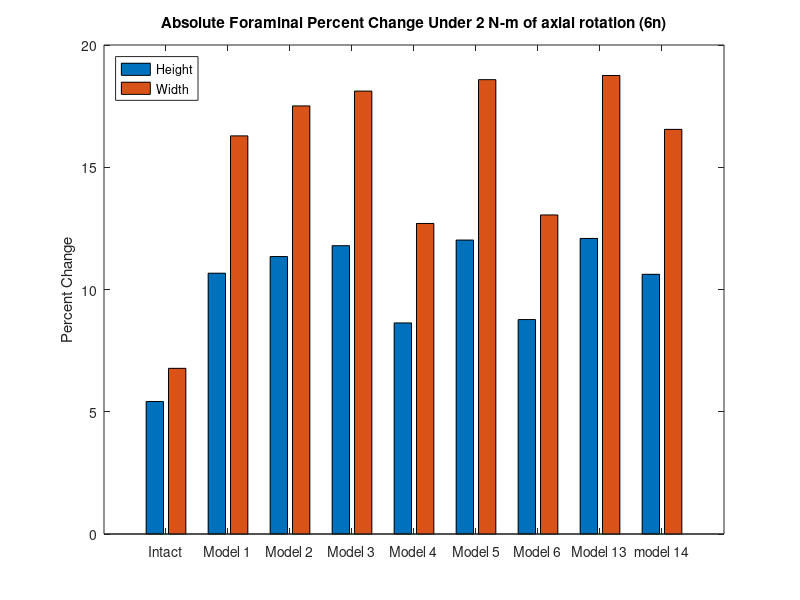
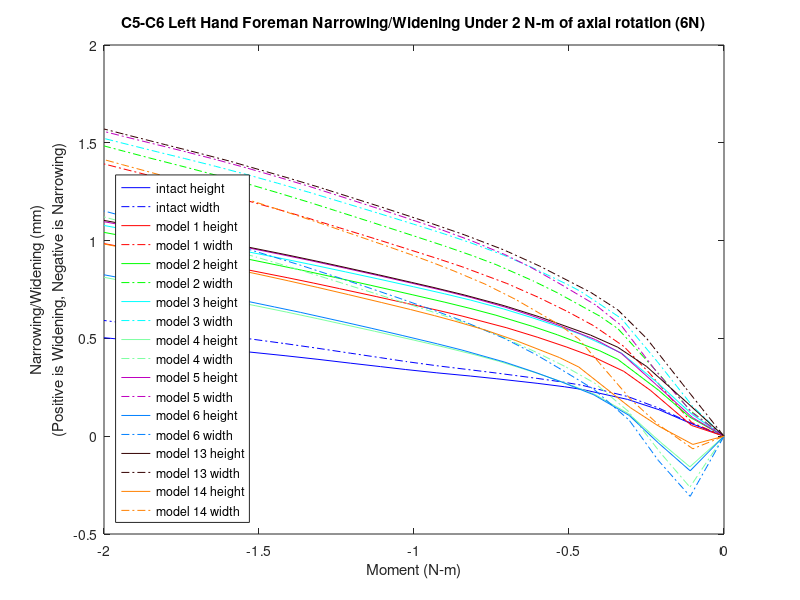

Write the MATLAB code that produced these figures, in order.
%% foreman height and witdth narrowing/widening 
% for all models for the c5-c6 left hand side foreman under axial rotation (6n)
% 36572,16215,31500,37435
k=21;
zero1=[0 0 0 0 0 0 0 0 0 0 0 0 0 0 0 0 0 0 0 0 0];

mag15y=zero1;
mag15x=zero1;
width15=zero1;
height15=zero1;

mag14y=zero1;
mag14x=zero1;
width14=zero1;
height14=zero1;

mag13y=zero1;
mag13x=zero1;
width13=zero1;
height13=zero1;

mag6y=zero1;
mag6x=zero1;
width6=zero1;
height6=zero1;

mag5y=zero1;
mag5x=zero1;
width5=zero1;
height5=zero1;

mag4y=zero1;
mag4x=zero1;
width4=zero1;
height4=zero1;

mag3y=zero1;
mag3x=zero1;
width3=zero1;
height3=zero1;


mag2y=zero1;
mag2x=zero1;
width2=zero1;
height2=zero1;

mag1y=zero1;
mag1x=zero1;
width1=zero1;
height1=zero1;
% 36572,16215,31500,37435
%% model15_intact_TLC_6n
t15=[2 2.0575 2.1047 2.15542 2.22863 2.25714 2.30144 2.3674 2.40898 2.46323 2.51338 2.55396 2.60266 2.65487 2.708 2.76753 2.82255 2.85683 2.90566 2.95411 3 ];

% 36572
aa1=12.3763+[0.111599 0.140999 0.0524205 -0.0425694 -0.202949 -0.273242 -0.382891 -0.536673 -0.629197 -0.74542 -0.852316 -0.937307 -1.0352 -1.13324 -1.22808 -1.32895 -1.41692 -1.47093 -1.54518 -1.61484 -1.67803];
aa2=446.738+[0.535552 -0.117585 -0.494837 -0.717393 -0.912496 -0.977372 -1.071 -1.19624 -1.27084 -1.36323 -1.44822 -1.51811 -1.60291 -1.69414 -1.78738 -1.88583 -1.97283 -2.02887 -2.10902 -2.18808 -2.26148];
aa3=-714.659+[-0.774879 -0.661451 -0.514847 -0.422186 -0.30752 -0.263827 -0.200176 -0.116877 -0.0702408 -0.0145725 0.0339439 0.0712372 0.112549 0.152542 0.190519 0.229486 0.262704 0.28266 0.309289 0.333625 0.355254 ];

% 16215
ab1=12.1679+[0.223784 0.205802 0.0316116 -0.137638 -0.404827 -0.517297 -0.690902 -0.932734 -1.07642 -1.2561 -1.4214 -1.55376 -1.70599 -1.85902 -2.00792 -2.16708 -2.30682 -2.39183 -2.50899 -2.61973 -2.7208];
ab2=446.385+[0.866838 -0.0721457 -0.645816 -1.00195 -1.30226 -1.39405 -1.52279 -1.69503 -1.79906 -1.92916 -2.05041 -2.15247 -2.27622 -2.41101 -2.54748 -2.69011 -2.8165 -2.89798 -3.0144 -3.12963 -3.23746];
ab3=-705.203+[-0.935817 -0.757442 -0.556239 -0.420868 -0.266816 -0.213333 -0.138003 -0.0404686 0.0139199 0.0779926 0.135382 0.180429 0.230656 0.280453 0.326845 0.374164 0.414712 0.439142 0.471311 0.500769 0.527009];

% 31500
ac1=9.70641+[0.238644 0.188477 -0.0133965 -0.203883 -0.492472 -0.611762 -0.794909 -1.04968 -1.20102 -1.39005 -1.56294 -1.70088 -1.85948 -2.01902 -2.17416 -2.33975 -2.48506 -2.5734 -2.69516 -2.81037 -2.91552];
ac2=444.062+[0.758958 -0.0918969 -0.588822 -0.887116 -1.12561 -1.19608 -1.29366 -1.42242 -1.50003 -1.5969 -1.68829 -1.76638 -1.86203 -1.96721 -2.07411 -2.18508 -2.2831 -2.3469 -2.43832 -2.52901 -2.61389 ];
ac3=-707.068+[-0.814455 -0.709836 -0.567093 -0.471858 -0.359461 -0.320396 -0.266034 -0.197015 -0.159547 -0.116383 -0.0781422 -0.0486613 -0.0163534 0.0149285 0.0431019 0.0712746 0.094989 0.10902 0.126716 0.142289 0.155741];

% 37435
ad1=16.2708+[0.132811 0.169714 0.0787775 -0.0198178 -0.191479 -0.267303 -0.38565 -0.551295 -0.650794 -0.775705 -0.890652 -0.982262 -1.08781 -1.1933 -1.29543 -1.40444 -1.49958 -1.55792 -1.63804 -1.71302 -1.78097];
ad2=449.059+[0.698641 -0.0893788 -0.572242 -0.866047 -1.13391 -1.22447 -1.35631 -1.53448 -1.64089 -1.77232 -1.89194 -1.98927 -2.10637 -2.23168 -2.35899 -2.49327 -2.61205 -2.68804 -2.79648 -2.90343 -3.00287];
ad3=-710.186+[-0.884108 -0.704103 -0.50164 -0.371526 -0.213768 -0.153904 -0.0661977 0.0495152 0.115078 0.193687 0.262507 0.315815 0.375527 0.434131 0.490263 0.548321 0.598125 0.628225 0.668847 0.706395 0.740006];

ya1=aa1-ab1;
ya2=aa2-ab2;
ya3=aa3-ab3;
xa1=ad1-ac1;
xa2=ad2-ac2;
xa3=ad3-ac3;
x15=[xa1',xa2',xa3'];
y15=[ya1',ya2',ya3'];

for n=1:k
    mag15x(n)=sqrt(x15(n,1)^2+x15(n,2)^2+x15(n,3)^2);
end
for n=1:k
    mag15y(n)=sqrt(y15(n,1)^2+y15(n,2)^2+y15(n,3)^2);
end
for n=1:k
    width15(n)=mag15x(1,1)-mag15x(1,n);
end
for n=1:k
    height15(n)=mag15y(1,1)-mag15y(1,n);
end

%% model1_slideslide_tether/S2_6n
t1=[2 2.0523 2.11876 2.16162 2.21039 2.25339 2.30021 2.35024 2.42245 2.45953 2.51292 2.56096 2.62034 2.66253 2.70471 2.78909 2.83128 2.87346 2.91038 2.9697 3];
% 36572
ae1=12.3763+[-0.296363 0.0946054 -0.0345673 -0.109882 -0.220934 -0.326342 -0.441344 -0.556319 -0.712695 -0.791075 -0.899868 -0.996496 -1.10817 -1.18288 -1.25382 -1.38849 -1.45132 -1.51296 -1.56494 -1.64396 -1.68193];
ae2=446.738+[0.797079 -0.667159 -0.954721 -1.03248 -1.11904 -1.20512 -1.30614 -1.40953 -1.55198 -1.62287 -1.72894 -1.82428 -1.94019 -2.0217 -2.10197 -2.2639 -2.34343 -2.42564 -2.49796 -2.61263 -2.67078];
ae3=-714.659+[-0.615151 -0.885874 -0.689739 -0.619126 -0.541535 -0.477694 -0.414839 -0.357342 -0.285382 -0.25204 -0.207972 -0.170783 -0.128954 -0.102038 -0.0766404 -0.030004 -0.00915904 0.0106537 0.026969 0.0510307 0.062261];

% 16215
af1=12.1679+[-0.324978 0.153048 -0.193135 -0.362425 -0.578647 -0.773552 -0.982992 -1.19194 -1.47054 -1.6073 -1.79613 -1.96492 -2.16333 -2.29828 -2.42732 -2.67327 -2.78828 -2.90106 -2.99654 -3.14477 -3.21807];
af2=446.385+[1.47688 -0.556397 -1.16949 -1.44328 -1.66469 -1.84165 -2.03167 -2.21952 -2.46625 -2.58592 -2.76213 -2.91841 -3.1067 -3.23948 -3.36995 -3.63153 -3.75883 -3.88848 -4.00187 -4.18343 -4.27605];
af3=-705.203+[-0.848839 -1.06003 -0.704077 -0.554092 -0.420348 -0.320266 -0.223436 -0.134269 -0.0257445 0.023305 0.0873614 0.141814 0.203228 0.243348 0.280723 0.348288 0.377982 0.4059 0.428679 0.463113 0.479667];

% 31500
ag1=9.70641+[-0.300144 0.140599 -0.246743 -0.437726 -0.669988 -0.87626 -1.09619 -1.31496 -1.60592 -1.74836 -1.94478 -2.11948 -2.32461 -2.46398 -2.5972 -2.85097 -2.96969 -3.08599 -3.18442 -3.33726 -3.41279];
ag2=444.066+[1.35021 -0.563525 -1.06003 -1.27271 -1.44226 -1.57932 -1.72887 -1.87701 -2.07147 -2.16588 -2.30649 -2.43176 -2.58296 -2.68997 -2.79516 -3.00693 -3.11001 -3.21556 -3.30804 -3.4561 -3.53168];
ag3=-707.086+[-0.716544 -1.03521 -0.763758 -0.653537 -0.554475 -0.480967 -0.411213 -0.348062 -0.272832 -0.239577 -0.197563 -0.162461 -0.12379 -0.0992572 -0.0769533 -0.0384104 -0.0223819 -0.00795004 0.0033035 0.019651 0.0271382];

% 37435
ah1=16.2708+[-0.32538 0.12182 -0.0180778 -0.0965312 -0.217513 -0.331977 -0.456342 -0.580111 -0.748446 -0.832748 -0.949554 -1.0534 -1.1736 -1.25395 -1.33033 -1.4753 -1.54289 -1.60912 -1.66495 -1.74962 -1.79028];
ah2=449.059+[0.940437 -0.772227 -1.17128 -1.29377 -1.42295 -1.54697 -1.68933 -1.83475 -2.03344 -2.13176 -2.27721 -2.40673 -2.56347 -2.67332 -2.7815 -2.99896 -3.10567 -3.21536 -3.3117 -3.46459 -3.5421];
ah3=-710.186+[-0.667767 -0.858809 -0.601191 -0.508153 -0.403729 -0.316289 -0.228658 -0.147131 -0.0438239 0.00452203 0.0693756 0.124503 0.187237 0.228164 0.267049 0.339452 0.372364 0.404026 0.4304 0.469817 0.488551];

xb1=ah1-ag1;
xb2=ah2-ag2;
xb3=ah3-ag3;
yb1=ae1-af1;
yb2=ae2-af2;
yb3=ae3-af3;
y1=[yb1',yb2',yb3'];
x1=[xb1',xb2',xb3'];

for n=1:k
    mag1x(n)=sqrt(x1(n,1)^2+x1(n,2)^2+x1(n,3)^2);
end
for n=1:k
    mag1y(n)=sqrt(y1(n,1)^2+y1(n,2)^2+y1(n,3)^2);
end
for n=1:k
    height1(n)=mag1y(1,1)-mag1y(1,n);
end
for n=1:k
    width1(n)=mag1x(1,1)-mag1x(1,n);
end
%% model2_SlideSlide_NoTether/S2_6n
t2=[2 2.05478 2.10546 2.17115 2.2004 2.26892 2.30837 2.36775 2.40818 2.45012 2.50186 2.56957 2.6267 2.66729 2.71729 2.76729 2.81729 2.86729 2.92666 2.96885 3 ];

% 36572
ai1=12.3763+[-0.24139 0.102818 0.0111122 -0.119477 -0.185804 -0.353145 -0.449366 -0.582563 -0.673031 -0.763531 -0.869645 -1.00638 -1.11352 -1.18529 -1.26937 -1.3499 -1.4264 -1.49996 -1.58356 -1.63949 -1.67878];
ai2=446.738+[0.905469 -0.580824 -0.891951 -1.03991 -1.09682 -1.23519 -1.32026 -1.444 -1.52395 -1.60363 -1.70492 -1.83992 -1.95169 -2.03025 -2.12617 -2.22238 -2.31731 -2.41386 -2.53014 -2.61187 -2.67188 ];
ai3=-714.659+[-0.763679 -0.890922 -0.729667 -0.607844 -0.56128 -0.460017 -0.408619 -0.343099 -0.301879 -0.262633 -0.219128 -0.166471 -0.126549 -0.100775 -0.0708295 -0.0429563 -0.0172518 0.00650232 0.0326141 0.0495232 0.0611052];

% 16215
aj1=12.1679+[-0.242242 0.159973 -0.0998171 -0.387479 -0.516832 -0.826603 -1.00246 -1.2461 -1.40599 -1.56466 -1.75016 -1.98998 -2.18235 -2.31315 -2.46748 -2.61597 -2.75681 -2.89267 -3.0479 -3.1545 -3.23105];
aj2=446.385+[1.74178 -0.41482 -1.00469 -1.47264 -1.61326 -1.90067 -2.06048 -2.28417 -2.4224 -2.5581 -2.728 -2.95008 -3.13254 -3.26125 -3.41749 -3.57362 -3.72612 -3.87924 -4.06206 -4.19207 -4.28789];
aj3=-705.203+[-1.05161 -1.07005 -0.784483 -0.532407 -0.451953 -0.291952 -0.211943 -0.109528 -0.0477877 0.0102321 0.0740675 0.15149 0.210618 0.249323 0.293462 0.334243 0.371075 0.404867 0.441643 0.466181 0.483362];

% 31500
ak1=9.70641+[-0.21745 0.147789 -0.145014 -0.466191 -0.605204 -0.933167 -1.11752 -1.3726 -1.53919 -1.70436 -1.89735 -2.1455 -2.3442 -2.47917 -2.63837 -2.79147 -2.93675 -3.0768 -3.23674 -3.34656 -3.4254];
ak2=444.066+[1.58819 -0.431584 -0.924313 -1.2933 -1.40238 -1.6257 -1.75191 -1.92902 -2.03815 -2.14499 -2.28025 -2.45854 -2.60538 -2.70929 -2.83555 -2.96207 -3.08562 -3.21019 -3.35937 -3.46552 -3.54377 ];
ak3=-707.086+[-0.881612 -1.03357 -0.821771 -0.636967 -0.577769 -0.460527 -0.403064 -0.330985 -0.288002 -0.248177 -0.205844 -0.155839 -0.118618 -0.0949561 -0.068712 -0.0452873 -0.0249984 -0.00725408 0.0109645 0.0225986 0.0304017];

% 37435
al1=16.2708+[-0.262384 0.129881 0.0308328 -0.106951 -0.179102 -0.360723 -0.464653 -0.607888 -0.705419 -0.802848 -0.916817 -1.06377 -1.17911 -1.25632 -1.34687 -1.43358 -1.51594 -1.59503 -1.68481 -1.74474 -1.78684];
al2=449.059+[1.06927 -0.670259 -1.08495 -1.30726 -1.39069 -1.58973 -1.70946 -1.88302 -1.99425 -2.10512 -2.24459 -2.42797 -2.57902 -2.68487 -2.81402 -2.94323 -3.07064 -3.19968 -3.35461 -3.46355 -3.54352];
al3=-710.186+[-0.835382 -0.871579 -0.654686 -0.493561 -0.430562 -0.291753 -0.219791 -0.126289 -0.0673008 -0.0107486 0.0530535 0.13113 0.191103 0.230346 0.276291 0.319542 0.359898 0.397778 0.440037 0.467826 0.487161];

xc1=al1-ak1;
xc2=al2-ak2;
xc3=al3-ak3;
yd1=ai1-aj1;
yd2=ai2-aj2;
yd3=ai3-aj3;
y2=[yd1',yd2',yd3'];
x2=[xc1',xc2',xc3'];

for n=1:k
    mag2x(n)=sqrt(x2(n,1)^2+x2(n,2)^2+x2(n,3)^2);
end
for n=1:k
    mag2y(n)=sqrt(y2(n,1)^2+y2(n,2)^2+y2(n,3)^2);
end
for n=1:k
    height2(n)=mag2y(1,1)-mag2y(1,n);
end
for n=1:k
    width2(n)=mag2x(1,1)-mag2x(1,n);
end

%% model3_APSlide_Tether/S2_6n
t3=[2 2.05109 2.10771 2.16551 2.23127 2.25099 2.30879 2.3556 2.40827 2.4509 2.50089 2.55838 2.61053 2.66985 2.71985 2.76985 2.81985 2.86985 2.9136 2.98392 3];
% 36572
am1=12.3763+[-0.0625365 0.124463 0.0321088 -0.092206 -0.241289 -0.289683 -0.433695 -0.543045 -0.660021 -0.753287 -0.857051 -0.975004 -1.07545 -1.18253 -1.26714 -1.34825 -1.42518 -1.49905 -1.56172 -1.65526 -1.67558];
am2=446.738+[0.664822 -0.336188 -0.82272 -1.00634 -1.14467 -1.18806 -1.31469 -1.41199 -1.51806 -1.59955 -1.69642 -1.81103 -1.91285 -2.02767 -2.12342 -2.21935 -2.31425 -2.41053 -2.49607 -2.63213 -2.66309];
am3=-714.659+[-1.00175 -0.928104 -0.739988 -0.622099 -0.520654 -0.491789 -0.413419 -0.359426 -0.305584 -0.265229 -0.222637 -0.176833 -0.139068 -0.100348 -0.0701873 -0.0420911 -0.0162555 0.00762506 0.0273501 0.055716 0.061684];
% 16215
an1=12.1679+[0.0741139 0.207428 -0.074133 -0.343735 -0.628733 -0.717512 -0.977135 -1.17377 -1.38063 -1.54227 -1.72131 -1.92465 -2.10072 -2.29153 -2.44394 -2.59049 -2.72975 -2.86371 -2.97774 -3.15269 -3.19163];
an2=446.385+[1.46322 -0.0210314 -0.889456 -1.40044 -1.72835 -1.81398 -2.05051 -2.22641 -2.41001 -2.54789 -2.70979 -2.89764 -3.06311 -3.24969 -3.40512 -3.5603 -3.71265 -3.86518 -3.99949 -4.21558 -4.26499];
an3=-705.203+[-1.33312 -1.1386 -0.800531 -0.557587 -0.384108 -0.339076 -0.218688 -0.135137 -0.0538612 0.00550263 0.0676761 0.134244 0.189586 0.246947 0.291179 0.331995 0.369025 0.402979 0.430615 0.471666 0.480513];
% 31500
ao1=9.70641+[0.100468 0.200905 -0.118855 -0.419838 -0.726243 -0.820132 -1.09272 -1.29841 -1.51436 -1.6826 -1.86887 -2.07944 -2.26142 -2.45841 -2.61565 -2.76677 -2.91041 -3.04851 -3.16598 -3.34625 -3.38635];
ao2=444.066+[1.29841 -0.0717009 -0.81871 -1.23261 -1.48959 -1.55688 -1.74331 -1.88215 -2.02714 -2.13563 -2.26413 -2.41466 -2.54748 -2.69784 -2.82339 -2.94912 -3.07262 -3.1967 -3.3063 -3.48278 -3.52316];
ao3=-707.086+[-1.14938 -1.06646 -0.827277 -0.653085 -0.527389 -0.494639 -0.407828 -0.348615 -0.292126 -0.25133 -0.209911 -0.166661 -0.131482 -0.0961272 -0.0697456 -0.0462039 -0.025707 -0.00777949 0.00614173 0.0257273 0.0297459];
% 37435
ap1=16.2708+[-0.0527419 0.152669 0.0531358 -0.0775737 -0.239276 -0.29167 -0.447322 -0.565037 -0.690992 -0.791418 -0.902909 -1.02968 -1.13785 -1.25309 -1.34423 -1.43157 -1.5144 -1.59383 -1.66119 -1.76145 -1.78323];
ap2=449.059+[0.808319 -0.376497 -1.00215 -1.2632 -1.46265 -1.52417 -1.70231 -1.83896 -1.98673 -2.10003 -2.23365 -2.38962 -2.52747 -2.68227 -2.81119 -2.94006 -3.06741 -3.19613 -3.31012 -3.49149 -3.53274];
ap3=-710.186+[-1.08969 -0.93461 -0.672618 -0.514301 -0.375767 -0.335907 -0.226644 -0.150072 -0.0728049 -0.0146959 0.0475985 0.115262 0.1717 0.230385 0.276587 0.320102 0.360628 0.39865 0.430412 0.476958 0.48693];

xe1=ap1-ao1;
xe2=ap2-ao2;
xe3=ap3-ao3;
yf1=am1-an1;
yf2=am2-an2;
yf3=am3-an3;
y3=[yf1',yf2',yf3'];
x3=[xe1',xe2',xe3'];

for n=1:k
    mag3x(n)=sqrt(x3(n,1)^2+x3(n,2)^2+x3(n,3)^2);
end
for n=1:k
    mag3y(n)=sqrt(y3(n,1)^2+y3(n,2)^2+y3(n,3)^2);
end
for n=1:k
    height3(n)=mag3y(1,1)-mag3y(1,n);
end
for n=1:k
    width3(n)=mag3x(1,1)-mag3x(1,n);
end


%% model4_APSlide_NoTether/S2_6n
t4=[2 2.05499 2.10192 2.15388 2.20807 2.25585 2.30786 2.36346 2.40295 2.45178 2.50023 2.56364 2.61714 2.65515 2.70515 2.75515 2.80515 2.85515 2.92702 2.96921 3];
% 36572
aq1=12.3763+[-0.215014 0.063136 0.050437 -0.0565736 -0.172988 -0.285857 -0.414887 -0.543493 -0.633821 -0.742709 -0.84445 -0.975051 -1.0783 -1.14782 -1.2343 -1.31748 -1.39644 -1.47135 -1.575 -1.63154 -1.67104 ];
aq2=446.738+[0.808702 -0.230541 -0.685827 -0.929955 -1.07447 -1.18659 -1.30527 -1.4241 -1.50402 -1.59872 -1.69212 -1.81819 -1.92314 -1.99702 -2.09282 -2.18929 -2.28477 -2.38015 -2.52068 -2.60258 -2.66216];
aq3=-714.659+[0.194024 -0.897045 -0.766321 -0.643902 -0.559357 -0.489916 -0.419742 -0.356587 -0.315247 -0.268146 -0.226398 -0.175743 -0.137091 -0.11199 -0.0811204 -0.0520372 -0.0252926 -0.000892802 0.0317276 0.0488624 0.0604981];
% 16215
ar1=12.1679+[-0.403375 0.108325 -0.0321938 -0.279398 -0.507041 -0.715721 -0.948958 -1.18213 -1.34081 -1.5298 -1.7062 -1.9324 -2.11499 -2.23963 -2.39658 -2.54798 -2.692 -2.82907 -3.01943 -3.12617 -3.20247];
ar2=446.385+[1.40349 0.139782 -0.63868 -1.2209 -1.58601 -1.81542 -2.037 -2.25204 -2.39053 -2.55118 -2.70808 -2.91545 -3.08664 -3.20749 -3.36406 -3.52055 -3.67455 -3.82661 -4.04797 -4.17838 -4.27361];
ar3=-705.203+[0.136572 -1.10118 -0.853906 -0.606372 -0.446457 -0.335017 -0.226435 -0.127458 -0.0653997 0.00407982 0.0653043 0.139366 0.196386 0.233956 0.279853 0.322295 0.360926 0.395961 0.442057 0.467018 0.48435];
% 31500
as1=9.70641+[-0.371109 0.101345 -0.0709931 -0.34865 -0.597679 -0.81971 -1.06464 -1.30862 -1.47394 -1.67047 -1.85382 -2.0879 -2.27645 -2.40501 -2.56683 -2.72283 -2.87126 -3.0125 -3.20848 -3.31839 -3.3969];
as2=444.066+[1.26279 0.085614 -0.594823 -1.079 -1.37387 -1.55624 -1.73228 -1.90296 -2.01258 -2.1393 -2.2638 -2.43009 -2.56778 -2.66534 -2.79185 -2.91865 -3.04354 -3.16714 -3.34782 -3.45442 -3.53233];
as3=-707.086+[0.278094 -1.02385 -0.856584 -0.68225 -0.570788 -0.490994 -0.413075 -0.343257 -0.299938 -0.252079 -0.211075 -0.162793 -0.126528 -0.103217 -0.0754551 -0.0506189 -0.0288631 -0.00999528 0.0134383 0.025437 0.0334446];
% 37435
at1=16.2708+[-0.248265 0.0828762 0.0711256 -0.0409079 -0.1654 -0.28738 -0.426662 -0.564934 -0.662303 -0.779593 -0.88896 -1.02936 -1.14057 -1.21539 -1.30854 -1.39816 -1.48324 -1.56385 -1.67527 -1.73589 -1.77824];
at2=449.059+[1.0122 -0.257566 -0.832352 -1.16345 -1.36654 -1.52411 -1.68999 -1.85638 -1.96744 -2.09896 -2.22798 -2.39958 -2.54157 -2.64116 -2.77027 -2.89991 -3.02808 -3.15585 -3.34319 -3.45234 -3.53171];
at3=-710.186+[0.112597 -0.903003 -0.714334 -0.547474 -0.430314 -0.333887 -0.235721 -0.145662 -0.0865444 -0.018761 0.0422035 0.116988 0.174822 0.212832 0.259992 0.304833 0.346589 0.385302 0.437778 0.465881 0.485268];

xg1=at1-as1;
xg2=at2-as2;
xg3=at3-as3;
yh1=aq1-ar1;
yh2=aq2-ar2;
yh3=aq3-ar3;
y4=[yh1',yh2',yh3'];
x4=[xg1',xg2',xg3'];

for n=1:k
    mag4x(n)=sqrt(x4(n,1)^2+x4(n,2)^2+x4(n,3)^2);
end
for n=1:k
    mag4y(n)=sqrt(y4(n,1)^2+y4(n,2)^2+y4(n,3)^2);
end
for n=1:k
    height4(n)=mag4y(1,1)-mag4y(1,n);
end
for n=1:k
    width4(n)=mag4x(1,1)-mag4x(1,n);
end

%% model5_LatSlide_Tether/S2_6n
t5=[2 2.05109 2.10925 2.16553 2.20718 2.26451 2.31289 2.3537 2.40703 2.45415 2.50161 2.55682 2.60896 2.66829 2.71829 2.76829 2.81829 2.86829 2.92766 2.96985 3];
% 36572
au1=12.3763+[-0.0645383 0.108635 0.0165165 -0.0985339 -0.190858 -0.329223 -0.449539 -0.546002 -0.664629 -0.767582 -0.866138 -0.979207 -1.07966 -1.18673 -1.27143 -1.35255 -1.42944 -1.50339 -1.58756 -1.64369 -1.68192];
au2=446.738+[0.630243 -0.375388 -0.847901 -1.0031 -1.09004 -1.21471 -1.31748 -1.40182 -1.5092 -1.59891 -1.69051 -1.80111 -1.90285 -2.0174 -2.11276 -2.20834 -2.30302 -2.3986 -2.51414 -2.59552 -2.65344];
au3=-714.659+[-0.996715 -0.918171 -0.73048 -0.62005 -0.554518 -0.470373 -0.405761 -0.358252 -0.303463 -0.258891 -0.218439 -0.174386 -0.136497 -0.0976649 -0.0673884 -0.039189 -0.013266 0.0107889 0.0372776 0.0543756 0.0657186];
% 16215
av1=12.1679+[0.0479822 0.181976 -0.0671111 -0.318898 -0.498183 -0.762132 -0.993409 -1.17332 -1.38873 -1.57135 -1.74467 -1.94343 -2.12305 -2.31727 -2.47176 -2.62018 -2.76104 -2.89629 -3.05098 -3.15577 -3.22891];
av2=446.385+[1.48605 0.0357029 -0.827172 -1.33332 -1.57134 -1.8273 -2.02527 -2.18053 -2.37026 -2.52399 -2.6784 -2.86114 -3.02768 -3.21526 -3.37052 -3.5255 -3.67788 -3.8295 -4.0106 -4.13926 -4.23138];
av3=-705.203+[-1.34535 -1.15791 -0.811758 -0.565276 -0.445413 -0.3096 -0.208175 -0.133506 -0.0494364 0.0170225 0.0765584 0.141085 0.197092 0.254994 0.299495 0.340516 0.377673 0.411398 0.448297 0.472661 0.489287 ];
% 31500
aw1=9.70641+[0.0756118 0.177457 -0.111372 -0.395465 -0.590343 -0.869657 -1.11166 -1.29948 -1.52427 -1.71422 -1.89442 -2.10019 -2.28576 -2.48622 -2.64559 -2.79861 -2.94391 -3.08342 -3.24281 -3.35083 -3.42617];
aw2=444.066+[1.31678 -0.0237494 -0.764148 -1.17247 -1.36021 -1.56163 -1.71721 -1.83961 -1.98945 -2.11041 -2.23284 -2.3793 -2.51282 -2.66379 -2.78895 -2.91421 -3.03746 -3.16039 -3.30779 -3.41268 -3.48784 ];
aw3=-707.086+[-1.15639 -1.07633 -0.82943 -0.65217 -0.566384 -0.467378 -0.394599 -0.341726 -0.283383 -0.237728 -0.198117 -0.156345 -0.120799 -0.0851821 -0.0586922 -0.0351248 -0.0146687 0.00297478 0.0212689 0.0327831 0.0403357];
% 37435
ax1=16.2708+[-0.0552054 0.135135 0.0358519 -0.0847653 -0.184861 -0.334794 -0.464878 -0.568747 -0.696464 -0.807344 -0.913267 -1.03473 -1.14291 -1.25812 -1.34936 -1.43672 -1.51951 -1.59903 -1.68944 -1.7496 -1.79057];
ax2=449.059+[0.768975 -0.421812 -1.03222 -1.2586 -1.38484 -1.56196 -1.70714 -1.82576 -1.97548 -2.10025 -2.22662 -2.37714 -2.51494 -2.66943 -2.79789 -2.92634 -3.05342 -3.18126 -3.33529 -3.44381 -3.52099];
ax3=-710.186+[-1.08139 -0.919825 -0.659249 -0.512042 -0.422831 -0.306778 -0.216667 -0.149365 -0.0707659 -0.00659013 0.0525428 0.117632 0.174223 0.233029 0.279348 0.322965 0.363576 0.401757 0.444435 0.472434 0.491305];

xi1=ax1-aw1;
xi2=ax2-aw2;
xi3=ax3-aw3;
yj1=au1-av1;
yj2=au2-av2;
yj3=au3-av3;
y5=[yj1',yj2',yj3'];
x5=[xi1',xi2',xi3'];

for n=1:k
    mag5x(n)=sqrt(x5(n,1)^2+x5(n,2)^2+x5(n,3)^2);
end
for n=1:k
    mag5y(n)=sqrt(y5(n,1)^2+y5(n,2)^2+y5(n,3)^2);
end
for n=1:k
    height5(n)=mag5y(1,1)-mag5y(1,n);
end
for n=1:k
    width5(n)=mag5x(1,1)-mag5x(1,n);
end


%% model6_LatSlide_NoTether/S2_6n
t6=[2 2.05457 2.10596 2.15281 2.2099 2.26199 2.30323 2.3549 2.42252 2.46212 2.51913 2.56913 2.61288 2.68319 2.72538 2.76757 2.81757 2.86757 2.92694 2.96913 3];
% 36572
ay1=12.3763+[-0.215017 0.0760493 0.0211358 -0.0734817 -0.196416 -0.321438 -0.424319 -0.546695 -0.696521 -0.782299 -0.900036 -1.00089 -1.0846 -1.21012 -1.281 -1.3492 -1.42632 -1.50034 -1.58464 -1.64081 -1.67999];
ay2=446.738+[0.808829 -0.431367 -0.83272 -0.97759 -1.09703 -1.21121 -1.30011 -1.40753 -1.54264 -1.61841 -1.73064 -1.83003 -1.91582 -2.05174 -2.13248 -2.21331 -2.30823 -2.4041 -2.51986 -2.60134 -2.66071];
ay3=-714.659+[0.193483 -0.890486 -0.739106 -0.640824 -0.550647 -0.474564 -0.418482 -0.357858 -0.289387 -0.252987 -0.20532 -0.166642 -0.135271 -0.0900421 -0.0648599 -0.0412665 -0.0153418 0.00866441 0.0351174 0.0521835 0.0637731];
% 16215
az1=12.1679+[-0.403358 0.132474 -0.0531316 -0.267548 -0.510366 -0.75045 -0.950246 -1.18078 -1.4536 -1.6063 -1.81538 -1.99519 -2.14681 -2.37729 -2.50808 -2.63496 -2.77712 -2.91365 -3.07025 -3.17716 -3.25358];
az2=446.385+[1.40391 -0.0507942 -0.78932 -1.24031 -1.58928 -1.82495 -1.99772 -2.19896 -2.43801 -2.5683 -2.758 -2.92266 -3.06358 -3.28685 -3.41831 -3.55016 -3.70282 -3.85518 -4.03679 -4.16601 -4.26068];
az3=-705.203+[0.135333 -1.11534 -0.829261 -0.609975 -0.437309 -0.313392 -0.224707 -0.128256 -0.0229312 0.0315374 0.102261 0.15973 0.206353 0.274185 0.31107 0.345766 0.382843 0.416641 0.453513 0.477992 0.495047];
% 31500
ba1=9.70641+[-0.371091 0.125416 -0.0952359 -0.337505 -0.603284 -0.857212 -1.06625 -1.30685 -1.59122 -1.74992 -1.96692 -2.15279 -2.30929 -2.547 -2.68184 -2.81258 -2.95917 -3.09991 -3.26122 -3.37136 -3.45004];
ba2=444.066+[1.26326 -0.0990679 -0.732636 -1.09897 -1.37521 -1.56141 -1.69768 -1.85688 -2.04614 -2.14913 -2.30057 -2.43281 -2.5461 -2.72615 -2.83225 -2.93899 -3.06256 -3.18623 -3.3341 -3.43939 -3.5166 ];
ba3=-707.086+[0.276778 -1.04488 -0.842242 -0.683882 -0.560439 -0.470021 -0.406143 -0.337761 -0.264584 -0.227418 -0.180702 -0.143623 -0.114133 -0.072627 -0.0508793 -0.0309534 -0.0105597 0.00710363 0.0253288 0.0368558 0.0445591];
% 37435
bb1=16.2708+[-0.248256 0.0986143 0.0407162 -0.0585165 -0.190862 -0.326277 -0.437573 -0.569359 -0.730705 -0.823039 -0.949502 -1.05792 -1.14808 -1.28318 -1.35957 -1.43303 -1.51609 -1.5957 -1.68627 -1.74649 -1.78848];
bb2=449.059+[1.01233 -0.491443 -1.0113 -1.21953 -1.39457 -1.55659 -1.68197 -1.83311 -2.02134 -2.12651 -2.28067 -2.41565 -2.53172 -2.71493 -2.82364 -2.93224 -3.05964 -3.18787 -3.34219 -3.45083 -3.52996];
bb3=-710.186+[0.11204 -0.881799 -0.670735 -0.539803 -0.417407 -0.312365 -0.234282 -0.14841 -0.0501096 0.00256133 0.0725303 0.129901 0.176892 0.24561 0.284252 0.320824 0.361475 0.399632 0.442297 0.47027 0.489572 ];

xk1=bb1-ba1;
xk2=bb2-ba2;
xk3=bb3-ba3;
yl1=ay1-az1;
yl2=ay2-az2;
yl3=ay3-az3;
y6=[yl1',yl2',yl3'];
x6=[xk1',xk2',xk3'];

for n=1:k
    mag6x(n)=sqrt(x6(n,1)^2+x6(n,2)^2+x6(n,3)^2);
end
for n=1:k
    mag6y(n)=sqrt(y6(n,1)^2+y6(n,2)^2+y6(n,3)^2);
end
for n=1:k
    height6(n)=mag6y(1,1)-mag6y(1,n);
end
for n=1:k
    width6(n)=mag6x(1,1)-mag6x(1,n);
end


%% model13_Fixed_Tether_S2_6n
t13=[2 2.06253 2.12507 2.17135 2.21519 2.29738 2.34738 2.35988 2.41926 2.46936 2.50412 2.55762 2.64563 2.65813 2.705 2.79719 2.80969 2.86028 2.90125 2.96727 3];
% 36572
bc1=12.3763+[-0.00126366 0.0747379 -0.0123119 -0.101507 -0.200382 -0.390962 -0.498766 -0.524449 -0.642322 -0.743335 -0.814221 -0.921542 -1.08481 -1.10661 -1.18803 -1.33667 -1.3559 -1.43367 -1.49349 -1.58476 -1.62786];
bc2=446.738+[0.696855 -0.55434 -0.735939 -0.817941 -0.911033 -1.09131 -1.19606 -1.22175 -1.34018 -1.43428 -1.4999 -1.60138 -1.76745 -1.78964 -1.874 -2.03553 -2.05739 -2.14837 -2.22207 -2.34064 -2.39912];
bc3=-714.659+[-0.705812 -0.572774 -0.44895 -0.374977 -0.305973 -0.189957 -0.13015 -0.116345 -0.0563786 -0.00920954 0.0221981 0.0680495 0.133729 0.142154 0.173418 0.228069 0.234936 0.262022 0.28212 0.311263 0.324502];
% 16215
bd1=12.1679+[0.129016 0.097954 -0.145909 -0.329995 -0.519327 -0.874889 -1.07625 -1.12409 -1.34096 -1.52212 -1.64742 -1.83855 -2.13344 -2.17352 -2.3223 -2.59708 -2.63248 -2.77505 -2.88554 -3.05684 -3.13916];
bd2=446.385+[1.63099 -0.293353 -0.811313 -1.09452 -1.30257 -1.64651 -1.83806 -1.88446 -2.09236 -2.25362 -2.36387 -2.53214 -2.80585 -2.84239 -2.97988 -3.24265 -3.27763 -3.42133 -3.53728 -3.72568 -3.81942];
bd3=-705.203+[-1.0531 -0.723554 -0.436274 -0.279179 -0.160837 0.0242859 0.119179 0.140873 0.233449 0.304052 0.350104 0.417568 0.515387 0.528181 0.574662 0.655823 0.66577 0.704663 0.733546 0.7766 0.796742];
% 31500
be1=9.70641+[0.155694 0.0784536 -0.202551 -0.408163 -0.611838 -0.988086 -1.20012 -1.25051 -1.47862 -1.66808 -1.79863 -1.99682 -2.30209 -2.3435 -2.497 -2.78025 -2.81676 -2.96355 -3.07734 -3.25367 -3.33835 ];
be2=444.066+[1.44871 -0.313033 -0.732151 -0.954929 -1.11867 -1.39086 -1.54243 -1.57918 -1.74346 -1.87018 -1.95714 -2.0906 -2.3091 -2.33813 -2.44774 -2.65745 -2.68538 -2.80064 -2.89385 -3.04581 -3.12156 ];
be3=-707.086+[-0.843245 -0.672535 -0.45638 -0.340415 -0.252332 -0.116207 -0.048042 -0.0326783 0.031829 0.0803958 0.111642 0.156672 0.219656 0.227779 0.25693 0.305902 0.31168 0.333783 0.349499 0.371799 0.381842];
% 37435
bf1=16.2708+[0.00528751 0.0998204 0.0105326 -0.0846275 -0.190929 -0.396011 -0.511514 -0.538953 -0.66486 -0.773191 -0.84932 -0.9648 -1.14022 -1.1637 -1.25157 -1.41222 -1.43301 -1.51701 -1.58154 -1.67976 -1.72604];
bf2=449.059+[0.880613 -0.611493 -0.870926 -0.993802 -1.12661 -1.38021 -1.52767 -1.56382 -1.73026 -1.8622 -1.95339 -2.0933 -2.32051 -2.35083 -2.46568 -2.68505 -2.71467 -2.83739 -2.93663 -3.09608 -3.17473];
bf3=-710.186+[-0.813393 -0.567513 -0.40424 -0.306231 -0.212777 -0.0522564 0.0321083 0.0517364 0.137931 0.206075 0.251655 0.318715 0.416602 0.429279 0.476424 0.560242 0.570898 0.613226 0.64514 0.692397 0.714227];

xm1=bf1-be1;
xm2=bf2-be2;
xm3=bf3-be3;
yn1=bc1-bd1;
yn2=bc2-bd2;
yn3=bc3-bd3;
y13=[yn1',yn2',yn3'];
x13=[xm1',xm2',xm3'];

for n=1:k
    mag13x(n)=sqrt(x13(n,1)^2+x13(n,2)^2+x13(n,3)^2);
end
for n=1:k
    mag13y(n)=sqrt(y13(n,1)^2+y13(n,2)^2+y13(n,3)^2);
end
for n=1:k
    height13(n)=mag13y(1,1)-mag13y(1,n);
end
for n=1:k
    width13(n)=mag13x(1,1)-mag13x(1,n);
end


%% model14_Fixed_NoTether/S2_6n
t14=[2 2.05026 2.10532 2.15068 2.23407 2.26532 2.33563 2.38563 2.43563 2.46688 2.50555 2.55206 2.60555 2.65607 2.70294 2.75304 2.80113 2.85856 2.90701 2.97041 3];
% 36572
bg1=12.3763+[-0.262546 -0.0962149 0.0141912 0.0159928 -0.104293 -0.169286 -0.321464 -0.428458 -0.536455 -0.60351 -0.684012 -0.77987 -0.888098 -0.986731 -1.07506 -1.16638 -1.25036 -1.34643 -1.42508 -1.52167 -1.56481];
bg2=446.738+[0.872491 0.396029 0.0713417 -0.172817 -0.46411 -0.590046 -0.861939 -1.03153 -1.18586 -1.27649 -1.37713 -1.48944 -1.60862 -1.71478 -1.80824 -1.9032 -1.99091 -2.09324 -2.17991 -2.29244 -2.34433];
bg3=-714.659+[-0.305877 -0.599698 -0.542919 -0.455369 -0.323239 -0.275412 -0.181309 -0.125364 -0.0736475 -0.0437472 -0.00942496 0.0306584 0.0744915 0.112903 0.146257 0.179675 0.209744 0.243053 0.269695 0.301126 0.314713];
% 16215
bh1=12.1679+[-0.293437 -0.0827252 -0.0389313 -0.119539 -0.398584 -0.521387 -0.805218 -1.00258 -1.19624 -1.31527 -1.45779 -1.62754 -1.82067 -1.99903 -2.15995 -2.3278 -2.48217 -2.65859 -2.80311 -2.98391 -3.06592 ];
bh2=446.385+[1.65142 1.18744 0.663832 0.205572 -0.581669 -0.836328 -1.32436 -1.61889 -1.87683 -2.02668 -2.19389 -2.37836 -2.57354 -2.74764 -2.89972 -3.05426 -3.19631 -3.35952 -3.49554 -3.67394 -3.757];
bh3=-705.203+[-0.521951 -0.857473 -0.701406 -0.519599 -0.197725 -0.111494 0.0455808 0.138219 0.218629 0.264253 0.316401 0.376156 0.441483 0.499012 0.548797 0.598492 0.642703 0.690912 0.728873 0.774686 0.794914];
% 31500
bi1=9.70641+[-0.263984 -0.0766732 -0.061962 -0.168738 -0.489729 -0.623758 -0.926431 -1.13498 -1.33832 -1.46291 -1.61176 -1.78821 -1.98804 -2.17212 -2.33777 -2.51021 -2.66869 -2.8497 -2.99784 -3.18311 -3.26709 ];
bi2=444.066+[1.50764 1.06075 0.600614 0.208591 -0.449065 -0.66433 -1.07884 -1.32715 -1.54318 -1.66808 -1.80625 -1.95776 -2.11692 -2.25823 -2.38108 -2.50543 -2.61927 -2.74979 -2.85871 -3.00185 -3.06855];
bi3=-707.086+[-0.371135 -0.698662 -0.589066 -0.457316 -0.234614 -0.177714 -0.0747521 -0.0148315 0.036668 0.0654501 0.0983657 0.136413 0.178102 0.214445 0.245506 0.276085 0.302746 0.33104 0.352753 0.377837 0.388572];
% 37435
bk1=16.2708+[-0.296601 -0.0983902 0.0247511 0.0314703 -0.0934187 -0.162123 -0.322811 -0.435352 -0.549573 -0.620611 -0.706168 -0.808582 -0.92458 -1.03043 -1.12563 -1.22435 -1.31534 -1.41944 -1.50461 -1.60905 -1.65563];
bk2=449.059+[1.06322 0.510362 0.108269 -0.209101 -0.598529 -0.763175 -1.11875 -1.34287 -1.54772 -1.66839 -1.80324 -1.95379 -2.1143 -2.25763 -2.38364 -2.51184 -2.63053 -2.7691 -2.88614 -3.03802 -3.10807];
bk3=-710.186+[-0.380102 -0.661118 -0.574804 -0.454261 -0.270412 -0.201149 -0.0618281 0.0224861 0.100586 0.146044 0.198162 0.258464 0.324246 0.382169 0.432704 0.483623 0.52978 0.581398 0.622937 0.672834 0.694662];

xo1=bk1-bi1;
xo2=bk2-bi2;
xo3=bk3-bi3;
yp1=bg1-bh1;
yp2=bg2-bh2;
yp3=bg3-bh3;
x14=[xo1',xo2',xo3'];
y14=[yp1',yp2',yp3'];

for n=1:k
    mag14x(n)=sqrt(x14(n,1)^2+x14(n,2)^2+x14(n,3)^2);
end
for n=1:k
    mag14y(n)=sqrt(y14(n,1)^2+y14(n,2)^2+y14(n,3)^2);
end
for n=1:k
    height14(n)=mag14y(1,1)-mag14y(1,n);
end
for n=1:k
    width14(n)=mag14x(1,1)-mag14x(1,n);
end

%% Percent change
% bar plot
figure(1)
pc15x=(mag15x(21)/mag15x(1)*100)-100;
pc15y=(mag15y(21)/mag15y(1)*100)-100;
pc15=[pc15y,pc15x];

pc1x=(mag1x(21)/mag1x(1)*100)-100;
pc1y=(mag1y(21)/mag1y(1)*100)-100;
pc1=[pc1y,pc1x];

pc2x=(mag2x(21)/mag2x(1)*100)-100;
pc2y=(mag2y(21)/mag2y(1)*100)-100;
pc2=[pc2y,pc2x];

pc3x=(mag3x(21)/mag3x(1)*100)-100;
pc3y=(mag3y(21)/mag3y(1)*100)-100;
pc3=[pc3y,pc3x];

pc4x=(mag4x(21)/mag4x(1)*100)-100;
pc4y=(mag4y(21)/mag4y(1)*100)-100;
pc4=[pc4y,pc4x];

pc5x=(mag5x(21)/mag5x(1)*100)-100;
pc5y=(mag5y(21)/mag5y(1)*100)-100;
pc5=[pc5y,pc5x];

pc6x=(mag6x(21)/mag6x(1)*100)-100;
pc6y=(mag6y(21)/mag6y(1)*100)-100;
pc6=[pc6y,pc6x];

pc13x=(mag13x(21)/mag13x(1)*100)-100;
pc13y=(mag13y(21)/mag13y(1)*100)-100;
pc13=[pc13y,pc13x];


pc14x=(mag14x(21)/mag14x(1)*100)-100;
pc14y=(mag14y(21)/mag14y(1)*100)-100;
pc14=[pc14y,pc14x];

PC=[pc15;pc1;pc2;pc3;pc4;pc5;pc6;pc13;pc14];
bar(PC)
xticklabels({'Intact','Model 1','Model 2', 'Model 3','Model 4','Model 5','Model 6','Model 13','model 14'})
ylabel('Percent Change')
legend('Height','Width','location','northwest')
title('Absolute Foraminal Percent Change Under 2 N-m of axial rotation (6n)')

%% figures
figure(2)

plot((t15-2)*(-2),-1*height15,'b')
hold on
plot((t15-2)*(-2),-1*width15,'-.b')
hold on

plot((t1-2)*(-2),-1*height1,'r')
hold on
plot((t1-2)*(-2),-1*width1,'-.r')
hold on

plot((t2-2)*(-2),-1*height2,'g')
hold on
plot((t2-2)*(-2),-1*width2,'-.g')
hold on

plot((t3-2)*(-2),-1*height3,'c')
hold on
plot((t3-2)*(-2),-1*width3,'-.c')
hold on

plot((t4-2)*(-2),-1*height4,'color',[.49 1 .63])
hold on
plot((t4-2)*(-2),-1*width4,'-.','color',[.49 1 .63])
hold on

plot((t5-2)*(-2),-1*height5,'color',[0.75, 0, 0.75])
hold on
plot((t5-2)*(-2),-1*width5,'-.','color',[0.75, 0, 0.75])
hold on

plot((t6-2)*(-2),-1*height6,'color',[0 0.5 1])
hold on
plot((t6-2)*(-2),-1*width6,'-.','color',[0 0.5 1])
hold on

plot((t13-2)*(-2),-1*height13,'color',[0.2 0 0])
hold on
plot((t13-2)*(-2),-1*width13,'-.','color',[0.2 0 0])
hold on

plot((t14-2)*(-2),-1*height14,'color',[1 .5 0])
hold on
plot((t14-2)*(-2),-1*width14,'-.','color',[1 .5 0])
hold on

xlabel('Moment (N-m)')
ylabel({'Narrowing/Widening (mm)';'(Positive is Widening, Negative is Narrowing)'})
title('C5-C6 Left Hand Foreman Narrowing/Widening Under 2 N-m of axial rotation (6N)')
legend('intact height','intact width','model 1 height', 'model 1 width','model 2 height','model 2 width','model 3 height', 'model 3 width','model 4 height','model 4 width','model 5 height','model 5 width','model 6 height','model 6 width','model 13 height','model 13 width','model 14 height','model 14 width','location','southwest')
